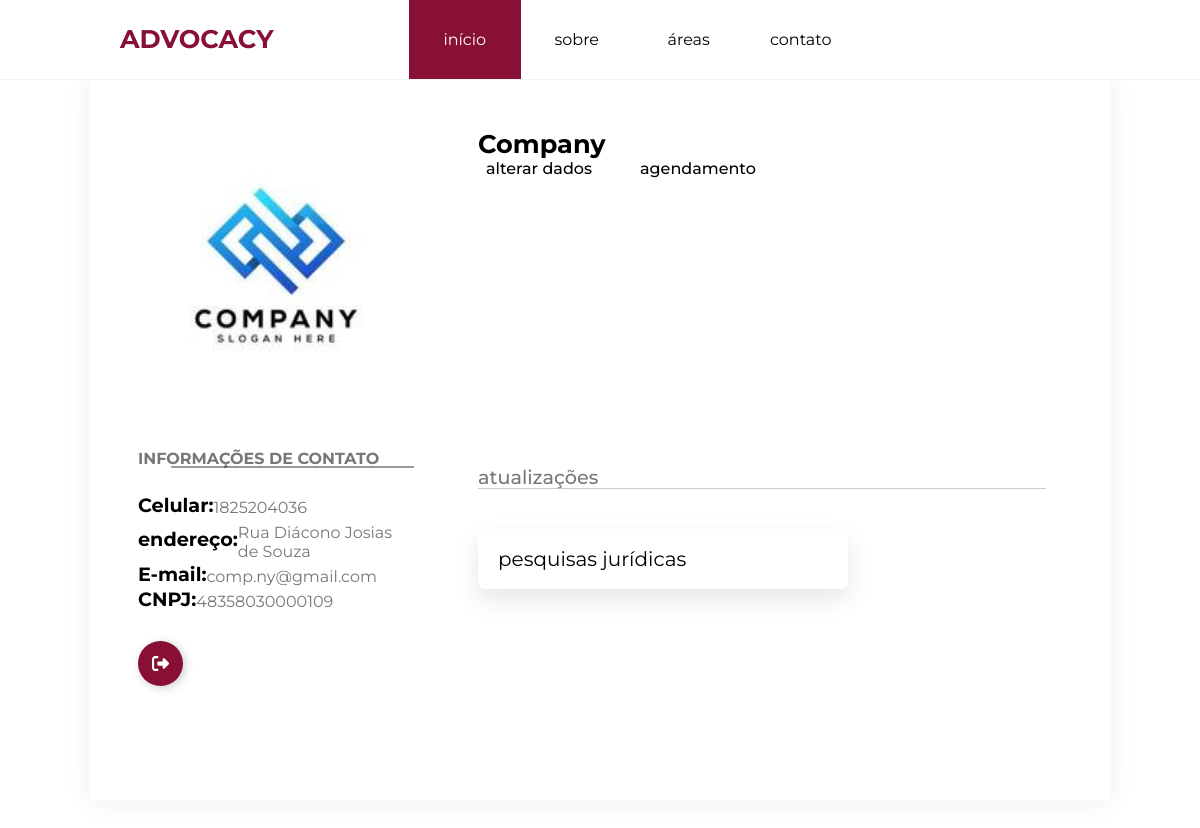
The app's page /perfil.php (signed in) with its own data.
### tables this page shows
CREATE TABLE IF NOT EXISTS `tb_cliente_juridico` (
  `cod` int(11) NOT NULL AUTO_INCREMENT,
  `nome` varchar(100) NOT NULL,
  `email` varchar(100) NOT NULL,
  `celular` varchar(15) NOT NULL,
  `endereco` varchar(100) NOT NULL,
  `cidade` varchar(50) NOT NULL,
  `senha` varchar(32) NOT NULL,
  `cnpj` varchar(15) NOT NULL,
  `foto` varchar(100) NOT NULL,
  `status` varchar(10) NOT NULL,
  PRIMARY KEY (`cod`)
);

### perfil.php (the view, shortened to what this page needs)
<?php
include('menu.php');
?>
<html lang="en">
<head>
    <link rel="stylesheet" href="css/perfil.css">
    <link rel="stylesheet" href="https://unicons.iconscout.com/release/v4.0.0/css/line.css">
    <link href="https://cdn.jsdelivr.net/npm/sweetalert2@11.7.3/dist/sweetalert2.min.css" rel="stylesheet">
</head>
<body class="dark">
    <main>
        <?php
        require('connect.php');
        if ($_SESSION['login'] == true && $_SESSION['tipo'] == 1) {
            $perfils = mysqli_query($con, "SELECT * FROM `cadastro_login_cliente` WHERE `cadastro_login_cliente`.`cod` = '$_SESSION[cod]'");
        } else if ($_SESSION['login'] == true  && $_SESSION['tipo'] == 2) {
            $perfils = mysqli_query($con, "SELECT * FROM `tb_cliente_juridico` WHERE `tb_cliente_juridico`.`cod`= '$_SESSION[cod]'");
        }
        $perfil = mysqli_fetch_array($perfils);
        echo "<div class=containers>";
        echo   "<section class=userProfile card>";
        echo       "<div class=profile>";
        echo       "<figure><img src=formularios/$perfil[foto] alt=profile width=250px height250px></figure>";
        echo "</div>";
        echo "</section>";
        echo "<section class=information card>";
        echo "<div class=info>";
        echo  " <div class=contact_Info>";
        echo   "<h1 class=heading>Informações de contato</h1>";
        echo "<ul>";
        echo "<li class=phone>";
        echo  "<h1 class=label>Celular:</h1>";
        echo "<span class=desc>$perfil[celular]</span>";
        echo "</li>";
        echo     "<li class=address>";
        echo         "<h1 class=label>endereço:</h1>";
        echo         "<span class=desc>$perfil[endereco]</span>";
        echo     "</li>";
        echo    "<li class=email>";
        echo      "<h1 class=label>E-mail:</h1>";
        echo     "<span class=desc>$perfil[email]</span>";
        echo "</li>";
        echo     "<li class=site>";
        if (isset($perfil['cpf'])){
            echo        "<h1 class=label>CPF:</h1>";
            echo        "<span class=desc>$perfil[cpf]</span>";
        }else{
            echo        "<h1 class=label>CNPJ:</h1>";
            echo        "<span class=desc>$perfil[cnpj]</span>";
        }
        echo      "</li>";
        echo   "</ul>";
        echo    ' <a href=logoff.php>';
        echo        '<button class="exit">
        <div class="sign"><svg viewBox="0 0 512 512"><path d="M377.9 105.9L500.7 228.7c7.2 7.2 11.3 17.1 11.3 27.3s-4.1 20.1-11.3 27.3L377.9 406.1c-6.4 6.4-15 9.9-24 9.9c-18.7 0-33.9-15.2-33.9-33.9l0-62.1-128 0c-17.7 0-32-14.3-32-32l0-64c0-17.7 14.3-32 32-32l128 0 0-62.1c0-18.7 15.2-33.9 33.9-33.9c9 0 17.6 3.6 24 9.9zM160 96L96 96c-17.7 0-32 14.3-32 32l0 256c0 17.7 14.3 32 32 32l64 0c17.7 0 32 14.3 32 32s-14.3 32-32 32l-64 0c-53 0-96-43-96-96L0 128C0 75 43 32 96 32l64 0c17.7 0 32 14.3 32 32s-14.3 32-32 32z"></path></svg></div>
        <div class="text">Logout</div></button>';
        echo         '</a>';
        echo       "</div>";
        echo     "</div>";
        echo  "</section>";
        echo  "<section class=userDetails card>";
        echo     "<div class=userName>";
        echo         "<h1 class=name>$perfil[nome]</h1>";
        echo     "</div>";
        echo    "<div class=btns>";
        echo        "<ul>";
        echo            "<li class=sendMsg>";
        echo                ' <a href="./formularios/alterar-cliente.php">alterar dados</a>';
        echo            "</li>";
        echo            "<li class=sendMsg active>";
        echo            '  <a onclick=exibirSweetAlert()>agendamento</a>';
        echo            "</li>";
        echo       "</ul>";
        echo    "</div>";
        echo "</section>";
        echo      "<section class=timeline_about card>";
        echo       "<div class=tabs>";
        echo         "<ul>";
        echo                        "<li class=about active>";
        echo                 "<span>atualizações</span>";
        echo           " </li>";
        echo       " </ul>";
        echo   "</div>";
        echo    "<div class=contact_Info>";
        echo       " <ul>";
        echo   "<div class=wrapper>";
        echo   "<div class=select-btn>";
        echo    "<span>pesquisas jurídicas</span>";
        echo   "</div>";
        echo  "</div>";
        echo  "</ul>";
        echo   "</div>";
        echo    "</section>";
        echo   "</div>";
        ?>
    </main>
</body>
</html>

### css/menu.css (style rules this page uses)
* { margin: 0; padding: 0; outline: 0; border: 0; box-sizing: border-box; list-style: none; text-decoration: none; }
html { font-size: 16px; scroll-behavior: smooth; }

### css/perfil.css (style rules this page uses)
body { background-color: var(--back-fundo); }
main { display: flex; align-items: center; justify-content: center; min-height: 100vh; margin-top: 40px; }
.containers { position: relative; display: grid; grid-template-columns: 1fr 2fr; grid-template-areas: "userProfile userDetails" "information timeline_about" "information timeline_about"; width: 85%; height: 90vh; background: var(--back-glass); padding: 1.5rem; box-shadow: 0 0 5px rgba(255, 255, 255, 0.5), 0 0 25px rgba(0, 0, 0, 0.08); transition: 0.4s background-color; }
.userProfile { grid-area: userProfile; }
.information { grid-area: information; }
.userDetails { grid-area: userDetails; }
.timeline_about { grid-area: timeline_about; }
.containers .userProfile { position: relative; display: flex; justify-content: center; align-items: center; padding: 0; background: none; backdrop-filter: none; box-shadow: none; }
.containers .userProfile .profile figure img { width: 18rem; height: 18rem; border-radius: 50%; }
.containers .information { padding: 1.5rem; }
.information .info .heading { position: relative; font-size: 1rem; color: var(--color-black-light); text-transform: uppercase; margin-bottom: 1.5rem; transition: 0.4s color; }
.information .info .heading::before { content: ""; position: absolute; bottom: 0; right: 0; height: 0.1rem; width: 88%; background: rgba(0, 0, 0, 0.4); }
.information .info .label { font-size: 1.2rem; color: var(--color-black); transition: 0.4s color; }
.information .info .desc { font-size: 1rem; color: var(--color-black-light); margin-top: 6px; transition: 0.4s color; }
.userDetails { position: relative; padding: 1.5rem 2.5rem; }
.userDetails .userName h1 { font-size: 1.6rem; color: var(--color-black); transition: 0.4s color; }
.userDetails .btns ul, .userDetails .btns ul li { display: flex; align-items: center; }
.userDetails .btns ul li { margin-right: 2.5rem; border-radius: 0.5rem; }
.userDetails .btns ul li a { font-size: 1rem; color: #000; font-weight: 500; }
.timeline_about { padding: 2.5rem; }
.timeline_about .tabs span { color: var(--color-black-light); font-size: 1.2rem; font-weight: 500; transition: 0.4s color; }
.timeline_about .tabs ul { position: relative; display: flex; align-items: center; margin-bottom: 2.5rem; }
.timeline_about .tabs ul::before { content: ""; position: absolute; bottom: 0; right: 0; width: 100%; height: 1px; background: rgba(0, 0, 0, 0.2); }
.contact_Info .label { color: var(--color-black); font-size: 1.4rem; }
.exit { display: flex; align-items: center; justify-content: flex-start; width: 45px; height: 45px; border: none; border-radius: 50%; cursor: pointer; position: relative; overflow: hidden; transition-duration: .3s; box-shadow: 2px 2px 10px rgba(0, 0, 0, 0.199); background-color: var(--details); margin-top: 30px; }
.sign { width: 100%; transition-duration: .3s; display: flex; align-items: center; justify-content: center; }
.sign svg { width: 17px; }
.wrapper { width: 370px; }
.select-btn, li { display: flex; align-items: center; cursor: pointer; }
.select-btn { height: 60px; padding: 0 20px; font-size: 20px; background: #fff; border-radius: 7px; justify-content: space-between; box-shadow: 0 10px 25px rgba(0,0,0,0.1); }

### css/var.css (style rules this page uses)
body { --color-black: #000; --color-black-light: #777777; --color-white: #fff; --color-light: #f4f4f4; --details: #871034; --back-primary: #19191f; --back-fundo: #fff; --back-glass: linear-gradient(to right bottom, rgba(255, 255, 255, 0.5), rgba(255, 255, 255, 0.3)); }
* { margin: 0; padding: 0; box-sizing: border-box; text-decoration: none; font-family: 'Montserrat', sans-serif; }

### records on screen
tb_cliente_juridico: foto (picture), celular "1825204036", endereco "Rua Diácono Josias de Souza", email "comp.ny@gmail.com", cnpj "48358030000109", nome "Company"
